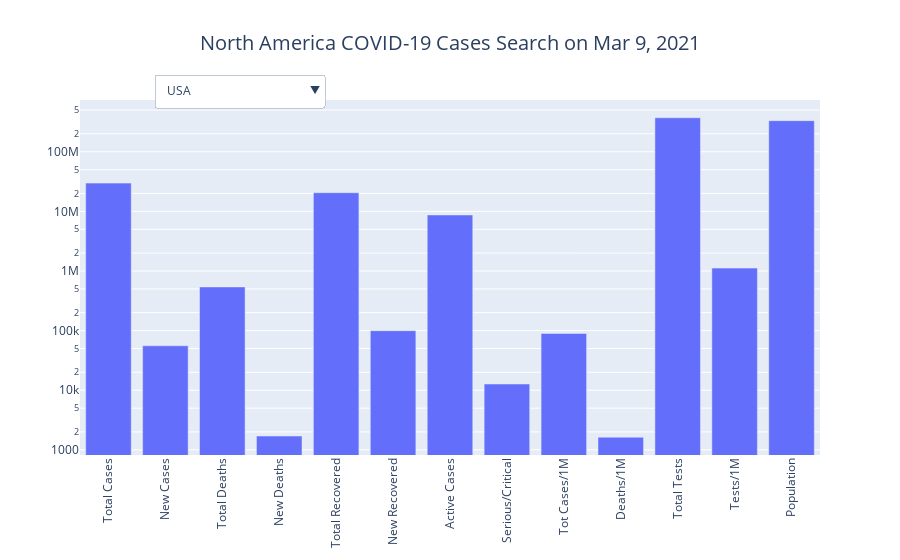

Notebook source saved alongside this figure:
### Code cell
country_visualization('North America')

### Figure 1 — Plotly figure (JSON) as saved in the notebook; plotly's stock layout.template omitted (floating-point values rounded to 4 significant figures; data arrays with more than 128 entries replaced by an {"elided": "..."} marker saying what was removed)
{"data": [{"name": "USA", "type": "bar", "visible": true, "x": ["Total Cases", "New Cases", "Total Deaths", "New Deaths", "Total Recovered", "New Recovered", "Active Cases", "Serious/Critical", "Tot Cases/1M", "Deaths/1M", "Total Tests", "Tests/1M", "Population"], "y": [29801506, 55683, 540574, 1704, 20549678, 99762, 8711254, 12715, 89673, 1627, 371894718, 1119032, 332336197]}, {"name": "Mexico", "type": "bar", "visible": false, "x": ["Total Cases", "New Cases", "Total Deaths", "New Deaths", "Total Recovered", "New Recovered", "Active Cases", "Serious/Critical", "Tot Cases/1M", "Deaths/1M", "Total Tests", "Tests/1M", "Population"], "y": [2130477, 1877, 190923, 319, 1675996, 5565, 263558, 4798, 16406, 1470, 5626739, 43329, 129861409]}, {"name": "Canada", "type": "bar", "visible": false, "x": ["Total Cases", "New Cases", "Total Deaths", "New Deaths", "Total Recovered", "New Recovered", "Active Cases", "Serious/Critical", "Tot Cases/1M", "Deaths/1M", "Total Tests", "Tests/1M", "Population"], "y": [893518, 2820, 22304, 28, 841035, 2945, 30179, 549, 23533, 587, 25352166, 667703, 37969201]}, {"name": "Panama", "type": "bar", "visible": false, "x": ["Total Cases", "New Cases", "Total Deaths", "New Deaths", "Total Recovered", "New Recovered", "Active Cases", "Serious/Critical", "Tot Cases/1M", "Deaths/1M", "Total Tests", "Tests/1M", "Population"], "y": [345759, 523, 5944, 10, 333005, 786, 6810, 195, 79281, 1363, 1977198, 453360, 4361210]}, {"name": "Dominican Republic", "type": "bar", "visible": false, "x": ["Total Cases", "New Cases", "Total Deaths", "New Deaths", "Total Recovered", "New Recovered", "Active Cases", "Serious/Critical", "Tot Cases/1M", "Deaths/1M", "Total Tests", "Tests/1M", "Population"], "y": [243778, 252, 3191, 12, 198947, 561, 41640, 185, 22319, 292, 1233986, 112976, 10922503]}, {"name": "Costa Rica", "type": "bar", "visible": false, "x": ["Total Cases", "New Cases", "Total Deaths", "New Deaths", "Total Recovered", "New Recovered", "Active Cases", "Serious/Critical", "Tot Cases/1M", "Deaths/1M", "Total Tests", "Tests/1M", "Population"], "y": [207832, 372, 2848, 7, 188151, 176, 16833, 139, 40544, 556, 717791, 140029, 5126029]}, {"name": "Guatemala", "type": "bar", "visible": false, "x": ["Total Cases", "New Cases", "Total Deaths", "New Deaths", "Total Recovered", "New Recovered", "Active Cases", "Serious/Critical", "Tot Cases/1M", "Deaths/1M", "Total Tests", "Tests/1M", "Population"], "y": [179563, 793, 6493, 14, 165897, 582, 7173, 5, 9898, 358, 953641, 52566, 18141854]}, {"name": "Honduras", "type": "bar", "visible": false, "x": ["Total Cases", "New Cases", "Total Deaths", "New Deaths", "Total Recovered", "New Recovered", "Active Cases", "Serious/Critical", "Tot Cases/1M", "Deaths/1M", "Total Tests", "Tests/1M", "Population"], "y": [174243, 514, 4283, 23, 68085, 96, 101875, 416, 17403, 428, 461743, 46118, 10012312]}, {"name": "El Salvador", "type": "bar", "visible": false, "x": ["Total Cases", "New Cases", "Total Deaths", "New Deaths", "Total Recovered", "New Recovered", "Active Cases", "Serious/Critical", "Tot Cases/1M", "Deaths/1M", "Total Tests", "Tests/1M", "Population"], "y": [61539, 141, 1923, 8, 57958, 225, 1658, 53, 9455, 295, 789516, 121302, 6508699]}, {"name": "Cuba", "type": "bar", "visible": false, "x": ["Total Cases", "New Cases", "Total Deaths", "New Deaths", "Total Recovered", "New Recovered", "Active Cases", "Serious/Critical", "Tot Cases/1M", "Deaths/1M", "Total Tests", "Tests/1M", "Population"], "y": [57607, 1041, 352, 2, 52593, 884, 4662, 69, 5088, 31, 2558296, 225961, 11321853]}, {"name": "Jamaica", "type": "bar", "visible": false, "x": ["Total Cases", "New Cases", "Total Deaths", "New Deaths", "Total Recovered", "New Recovered", "Active Cases", "Serious/Critical", "Tot Cases/1M", "Deaths/1M", "Total Tests", "Tests/1M", "Population"], "y": [27465, 561, 460, 6, 14595, 148, 12410, 29, 9247, 155, 231845, 78061, 2970053]}, {"name": "Haiti", "type": "bar", "visible": false, "x": ["Total Cases", "New Cases", "Total Deaths", "New Deaths", "Total Recovered", "New Recovered", "Active Cases", "Serious/Critical", "Tot Cases/1M", "Deaths/1M", "Total Tests", "Tests/1M", "Population"], "y": [12594, 58, 250, -1, 9967, 139, 2377, -1, 1095, 22, 54379, 4730, 11497743]}, {"name": "Belize", "type": "bar", "visible": false, "x": ["Total Cases", "New Cases", "Total Deaths", "New Deaths", "Total Recovered", "New Recovered", "Active Cases", "Serious/Critical", "Tot Cases/1M", "Deaths/1M", "Total Tests", "Tests/1M", "Population"], "y": [12345, 10, 316, 1, 11957, 31, 72, 2, 30666, 785, 88587, 220060, 402558]}, {"name": "Guadeloupe", "type": "bar", "visible": false, "x": ["Total Cases", "New Cases", "Total Deaths", "New Deaths", "Total Recovered", "New Recovered", "Active Cases", "Serious/Critical", "Tot Cases/1M", "Deaths/1M", "Total Tests", "Tests/1M", "Population"], "y": [10149, -1, 162, -1, 2242, -1, 7745, 5, 25362, 405, 135623, 338913, 400171]}, {"name": "Bahamas", "type": "bar", "visible": false, "x": ["Total Cases", "New Cases", "Total Deaths", "New Deaths", "Total Recovered", "New Recovered", "Active Cases", "Serious/Critical", "Tot Cases/1M", "Deaths/1M", "Total Tests", "Tests/1M", "Population"], "y": [8642, 1, 185, 2, 7483, 18, 974, 1, 21833, 467, 70352, 177737, 395821]}, {"name": "Aruba", "type": "bar", "visible": false, "x": ["Total Cases", "New Cases", "Total Deaths", "New Deaths", "Total Recovered", "New Recovered", "Active Cases", "Serious/Critical", "Tot Cases/1M", "Deaths/1M", "Total Tests", "Tests/1M", "Population"], "y": [8177, 67, 77, -1, 7893, 65, 207, 11, 76365, 719, 110382, 1030856, 107078]}, {"name": "Trinidad and Tobago", "type": "bar", "visible": false, "x": ["Total Cases", "New Cases", "Total Deaths", "New Deaths", "Total Recovered", "New Recovered", "Active Cases", "Serious/Critical", "Tot Cases/1M", "Deaths/1M", "Total Tests", "Tests/1M", "Population"], "y": [7736, -1, 140, -1, 7503, -1, 93, 2, 5515, 100, 99115, 70665, 1402605]}, {"name": "Martinique", "type": "bar", "visible": false, "x": ["Total Cases", "New Cases", "Total Deaths", "New Deaths", "Total Recovered", "New Recovered", "Active Cases", "Serious/Critical", "Tot Cases/1M", "Deaths/1M", "Total Tests", "Tests/1M", "Population"], "y": [6928, 110, 47, 1, 98, -1, 6783, 3, 18472, 125, 108633, 289639, 375064]}, {"name": "Nicaragua", "type": "bar", "visible": false, "x": ["Total Cases", "New Cases", "Total Deaths", "New Deaths", "Total Recovered", "New Recovered", "Active Cases", "Serious/Critical", "Tot Cases/1M", "Deaths/1M", "Total Tests", "Tests/1M", "Population"], "y": [6537, 48, 175, 1, 4225, -1, 2137, -1, 979, 26, -1, -1, 6678549]}, {"name": "Curaçao", "type": "bar", "visible": false, "x": ["Total Cases", "New Cases", "Total Deaths", "New Deaths", "Total Recovered", "New Recovered", "Active Cases", "Serious/Critical", "Tot Cases/1M", "Deaths/1M", "Total Tests", "Tests/1M", "Population"], "y": [4830, 17, 22, -1, 4682, 5, 126, 5, 29352, 134, 53539, 325358, 164554]}, {"name": "Saint Lucia", "type": "bar", "visible": false, "x": ["Total Cases", "New Cases", "Total Deaths", "New Deaths", "Total Recovered", "New Recovered", "Active Cases", "Serious/Critical", "Tot Cases/1M", "Deaths/1M", "Total Tests", "Tests/1M", "Population"], "y": [3902, 31, 46, -1, 3595, 29, 261, 2, 21183, 250, 33074, 179551, 184204]}, {"name": "Barbados", "type": "bar", "visible": false, "x": ["Total Cases", "New Cases", "Total Deaths", "New Deaths", "Total Recovered", "New Recovered", "Active Cases", "Serious/Critical", "Tot Cases/1M", "Deaths/1M", "Total Tests", "Tests/1M", "Population"], "y": [3333, 30, 37, -1, 2915, 68, 381, -1, 11588, 129, 130960, 455328, 287617]}, {"name": "Turks and Caicos", "type": "bar", "visible": false, "x": ["Total Cases", "New Cases", "Total Deaths", "New Deaths", "Total Recovered", "New Recovered", "Active Cases", "Serious/Critical", "Tot Cases/1M", "Deaths/1M", "Total Tests", "Tests/1M", "Population"], "y": [2177, -1, 15, -1, 2020, -1, 142, 5, 55712, 384, 17366, 444416, 39076]}, {"name": "Sint Maarten", "type": "bar", "visible": false, "x": ["Total Cases", "New Cases", "Total Deaths", "New Deaths", "Total Recovered", "New Recovered", "Active Cases", "Serious/Critical", "Tot Cases/1M", "Deaths/1M", "Total Tests", "Tests/1M", "Population"], "y": [2076, 2, 27, -1, 2031, 3, 18, 1, 48044, 625, 21103, 488382, 43210]}, {"name": "St. Vincent Grenadines", "type": "bar", "visible": false, "x": ["Total Cases", "New Cases", "Total Deaths", "New Deaths", "Total Recovered", "New Recovered", "Active Cases", "Serious/Critical", "Tot Cases/1M", "Deaths/1M", "Total Tests", "Tests/1M", "Population"], "y": [1663, -1, 8, -1, 1100, 73, 555, 2, 14957, 72, 37714, 339210, 111182]}, {"name": "Saint Martin", "type": "bar", "visible": false, "x": ["Total Cases", "New Cases", "Total Deaths", "New Deaths", "Total Recovered", "New Recovered", "Active Cases", "Serious/Critical", "Tot Cases/1M", "Deaths/1M", "Total Tests", "Tests/1M", "Population"], "y": [1571, -1, 12, -1, 1399, -1, 160, 7, 40162, 307, 22204, 567630, 39117]}, {"name": "Antigua and Barbuda", "type": "bar", "visible": false, "x": ["Total Cases", "New Cases", "Total Deaths", "New Deaths", "Total Recovered", "New Recovered", "Active Cases", "Serious/Critical", "Tot Cases/1M", "Deaths/1M", "Total Tests", "Tests/1M", "Population"], "y": [862, 14, 22, 1, 455, 45, 385, 45, 8753, 223, 16075, 163223, 98485]}, {"name": "Bermuda", "type": "bar", "visible": false, "x": ["Total Cases", "New Cases", "Total Deaths", "New Deaths", "Total Recovered", "New Recovered", "Active Cases", "Serious/Critical", "Tot Cases/1M", "Deaths/1M", "Total Tests", "Tests/1M", "Population"], "y": [724, -1, 12, -1, 690, -1, 22, -1, 11655, 193, 179210, 2884947, 62119]}, {"name": "St. Barth", "type": "bar", "visible": false, "x": ["Total Cases", "New Cases", "Total Deaths", "New Deaths", "Total Recovered", "New Recovered", "Active Cases", "Serious/Critical", "Tot Cases/1M", "Deaths/1M", "Total Tests", "Tests/1M", "Population"], "y": [638, -1, 1, -1, 462, -1, 175, -1, 64457, 101, 19114, 1931097, 9898]}, {"name": "Caribbean Netherlands", "type": "bar", "visible": false, "x": ["Total Cases", "New Cases", "Total Deaths", "New Deaths", "Total Recovered", "New Recovered", "Active Cases", "Serious/Critical", "Tot Cases/1M", "Deaths/1M", "Total Tests", "Tests/1M", "Population"], "y": [587, 47, 5, -1, 453, 10, 129, -1, 22243, 189, 7178, 271997, 26390]}, {"name": "Cayman Islands", "type": "bar", "visible": false, "x": ["Total Cases", "New Cases", "Total Deaths", "New Deaths", "Total Recovered", "New Recovered", "Active Cases", "Serious/Critical", "Tot Cases/1M", "Deaths/1M", "Total Tests", "Tests/1M", "Population"], "y": [460, 9, 2, -1, 426, -1, 32, -1, 6943, 30, 75560, 1140511, 66251]}, {"name": "British Virgin Islands", "type": "bar", "visible": false, "x": ["Total Cases", "New Cases", "Total Deaths", "New Deaths", "Total Recovered", "New Recovered", "Active Cases", "Serious/Critical", "Tot Cases/1M", "Deaths/1M", "Total Tests", "Tests/1M", "Population"], "y": [153, -1, 1, -1, 131, -1, 21, -1, 5038, 33, 13223, 435411, 30369]}, {"name": "Dominica", "type": "bar", "visible": false, "x": ["Total Cases", "New Cases", "Total Deaths", "New Deaths", "Total Recovered", "New Recovered", "Active Cases", "Serious/Critical", "Tot Cases/1M", "Deaths/1M", "Total Tests", "Tests/1M", "Population"], "y": [151, 7, -1, -1, 138, 8, 13, -1, 2094, -1, 12122, 168107, 72109]}, {"name": "Montserrat", "type": "bar", "visible": false, "x": ["Total Cases", "New Cases", "Total Deaths", "New Deaths", "Total Recovered", "New Recovered", "Active Cases", "Serious/Critical", "Tot Cases/1M", "Deaths/1M", "Total Tests", "Tests/1M", "Population"], "y": [20, -1, 1, -1, 14, -1, 5, -1, 4005, 200, 947, 189628, 4994]}], "layout": {"title": {"font": {"size": 20}, "text": "North America COVID-19 Cases Search on Mar 9, 2021", "x": 0.5, "xanchor": "center"}, "updatemenus": [{"buttons": [{"args": [{"visible": {"elided": "210 bool values"}}], "label": "USA", "method": "update"}, {"args": [{"visible": {"elided": "210 bool values"}}], "label": "Mexico", "method": "update"}, {"args": [{"visible": {"elided": "210 bool values"}}], "label": "Canada", "method": "update"}, {"args": [{"visible": {"elided": "210 bool values"}}], "label": "Panama", "method": "update"}, {"args": [{"visible": {"elided": "210 bool values"}}], "label": "Dominican Republic", "method": "update"}, {"args": [{"visible": {"elided": "210 bool values"}}], "label": "Costa Rica", "method": "update"}, {"args": [{"visible": {"elided": "210 bool values"}}], "label": "Guatemala", "method": "update"}, {"args": [{"visible": {"elided": "210 bool values"}}], "label": "Honduras", "method": "update"}, {"args": [{"visible": {"elided": "210 bool values"}}], "label": "El Salvador", "method": "update"}, {"args": [{"visible": {"elided": "210 bool values"}}], "label": "Cuba", "method": "update"}, {"args": [{"visible": {"elided": "210 bool values"}}], "label": "Jamaica", "method": "update"}, {"args": [{"visible": {"elided": "210 bool values"}}], "label": "Haiti", "method": "update"}, {"args": [{"visible": {"elided": "210 bool values"}}], "label": "Belize", "method": "update"}, {"args": [{"visible": {"elided": "210 bool values"}}], "label": "Guadeloupe", "method": "update"}, {"args": [{"visible": {"elided": "210 bool values"}}], "label": "Bahamas", "method": "update"}, {"args": [{"visible": {"elided": "210 bool values"}}], "label": "Aruba", "method": "update"}, {"args": [{"visible": {"elided": "210 bool values"}}], "label": "Trinidad and Tobago", "method": "update"}, {"args": [{"visible": {"elided": "210 bool values"}}], "label": "Martinique", "method": "update"}, {"args": [{"visible": {"elided": "210 bool values"}}], "label": "Nicaragua", "method": "update"}, {"args": [{"visible": {"elided": "210 bool values"}}], "label": "Curaçao", "method": "update"}, {"args": [{"visible": {"elided": "210 bool values"}}], "label": "Saint Lucia", "method": "update"}, {"args": [{"visible": {"elided": "210 bool values"}}], "label": "Barbados", "method": "update"}, {"args": [{"visible": {"elided": "210 bool values"}}], "label": "Turks and Caicos", "method": "update"}, {"args": [{"visible": {"elided": "210 bool values"}}], "label": "Sint Maarten", "method": "update"}, {"args": [{"visible": {"elided": "210 bool values"}}], "label": "St. Vincent Grenadines", "method": "update"}, {"args": [{"visible": {"elided": "210 bool values"}}], "label": "Saint Martin", "method": "update"}, {"args": [{"visible": {"elided": "210 bool values"}}], "label": "Antigua and Barbuda", "method": "update"}, {"args": [{"visible": {"elided": "210 bool values"}}], "label": "Bermuda", "method": "update"}, {"args": [{"visible": {"elided": "210 bool values"}}], "label": "St. Barth", "method": "update"}, {"args": [{"visible": {"elided": "210 bool values"}}], "label": "Caribbean Netherlands", "method": "update"}, {"args": [{"visible": {"elided": "210 bool values"}}], "label": "Cayman Islands", "method": "update"}, {"args": [{"visible": {"elided": "210 bool values"}}], "label": "British Virgin Islands", "method": "update"}, {"args": [{"visible": {"elided": "210 bool values"}}], "label": "Dominica", "method": "update"}, {"args": [{"visible": {"elided": "210 bool values"}}], "label": "Montserrat", "method": "update"}], "direction": "down", "pad": {"r": 10, "t": 10}, "showactive": true, "x": 0.1, "xanchor": "left", "y": 1.1, "yanchor": "top"}], "xaxis": {"tickangle": -90}, "yaxis": {"type": "log"}}}
